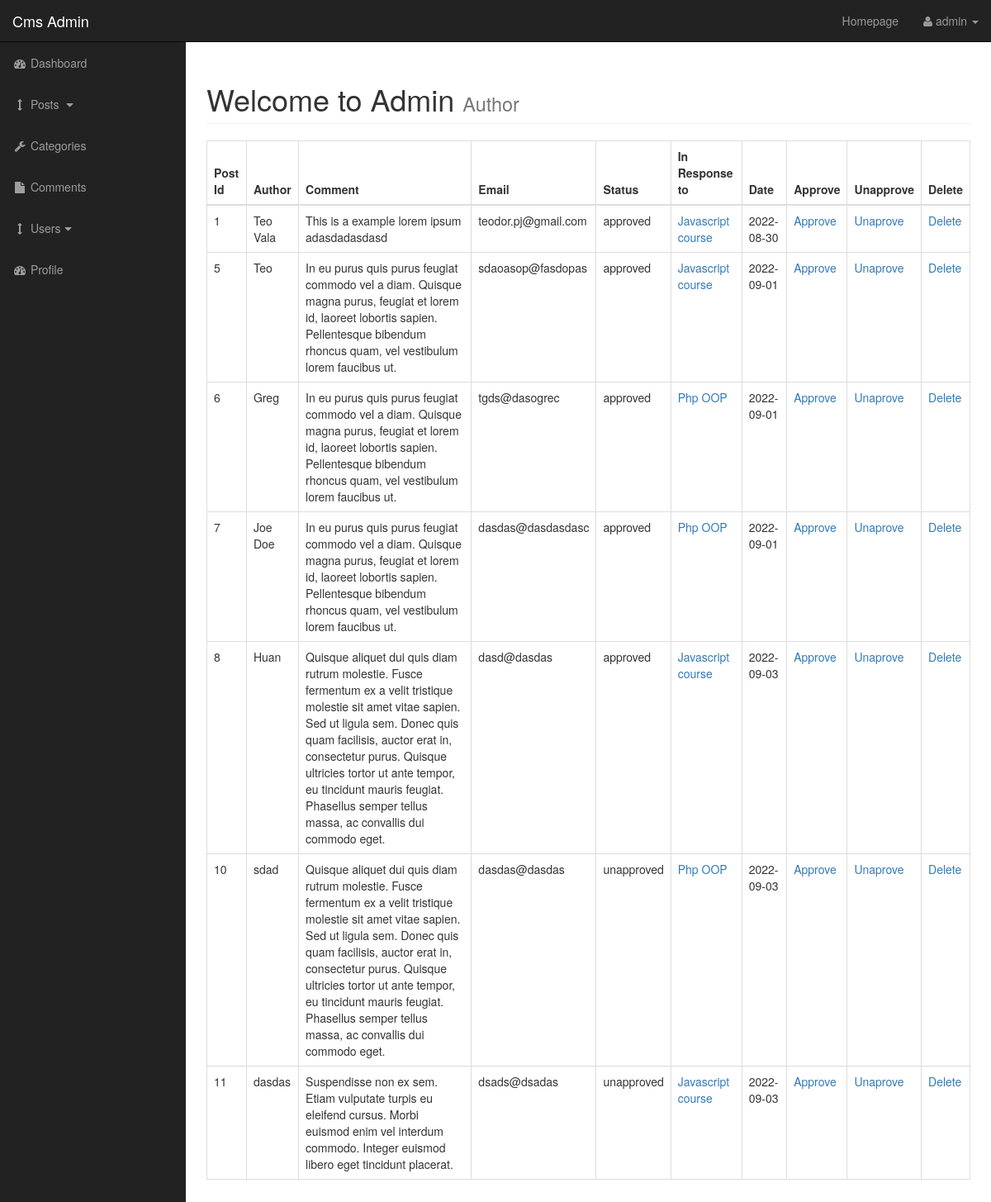
The app's page /admin/comments.php (signed in), older data.
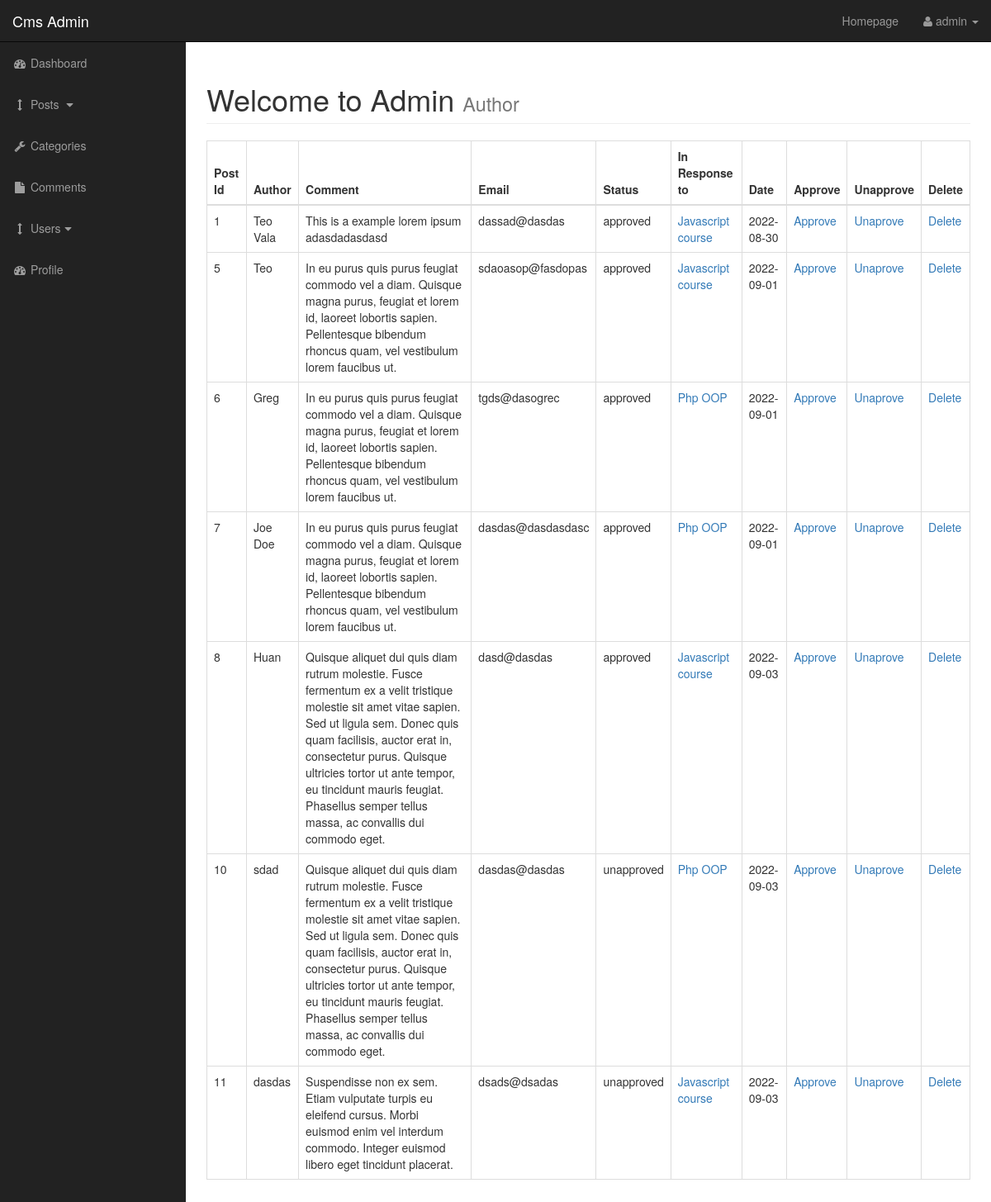
The same page, newer data.
### tables this page shows
CREATE TABLE `comments` (
  `comment_id` int(3) NOT NULL,
  `comment_post_id` int(3) NOT NULL,
  `comment_author` varchar(255) NOT NULL,
  `comment_email` varchar(255) NOT NULL,
  `comment_content` text NOT NULL,
  `comment_status` varchar(255) NOT NULL,
  `comment_date` date NOT NULL
);

CREATE TABLE `posts` (
  `post_id` int(3) NOT NULL,
  `post_category_id` varchar(3) NOT NULL,
  `post_title` varchar(255) NOT NULL,
  `post_author` varchar(255) NOT NULL,
  `post_date` date NOT NULL,
  `post_image` text NOT NULL,
  `post_content` text NOT NULL,
  `post_tags` varchar(255) NOT NULL,
  `post_comment_count` int(11) NOT NULL DEFAULT '0',
  `post_status` varchar(255) NOT NULL DEFAULT 'draft'
);

### admin/includes/view_all_comments.php (the view, shortened to what this page needs)
<table class="table table-bordered table-hover">
    <thead>
        <tr>
            <th>Post Id</th>
            <th>Author</th>
            <th>Comment</th>
            <th>Email</th>
            <th>Status</th>
            <th>In Response to</th>
            <th>Date</th>
            <th>Approve</th>
            <th>Unapprove</th>
            <th>Delete</th>
        </tr>
    </thead>
    <tbody
    <?php
        $query = "SELECT * FROM comments";
        $select_comments= mysqli_query($conn, $query);
        while ($row = mysqli_fetch_assoc($select_comments)) {
            $comment_id = $row['comment_id'];
            $comment_author = $row['comment_author'];
            $comment_post_id = $row['comment_post_id'];
            $comment_email = $row['comment_email'];
            $comment_content = $row['comment_content'];
            $comment_status = $row['comment_status'];
            $comment_date = $row['comment_date'];
            echo "<tr>
                   <td>$comment_id</td>
                   <td>$comment_author</td>
                   <td>$comment_content</td>
                   <td>$comment_email</td>
                   <td>$comment_status</td>";
               $query = "SELECT * FROM posts WHERE post_id=$comment_post_id";
               $select_post_id_query = mysqli_query($conn, $query);
               while($row = mysqli_fetch_assoc($select_post_id_query)){
                   $post_id = $row['post_id'];
                   $post_title = $row['post_title'];
                   echo "<td><a href='../post.php?p_id=$post_id'>$post_title</a></td>";
               }
                echo "<td>$comment_date</td>
                    <td><a href='comments.php?approve=$comment_id'>Approve</a></td>
                    <td><a href='comments.php?unapprove=$comment_id'>Unaprove</a></td>
                    <td><a href='comments.php?delete=$comment_id'>Delete</a></td>
            </tr>";
        }
    ?>
    </tbody>
</table>

### admin/includes/admin_header.php (shortened to what this page needs)
<!DOCTYPE html>
<html lang="en">
<head>
    <link href="css/bootstrap.min.css" rel="stylesheet">
    <link href="css/sb-admin.css" rel="stylesheet">
    <link href="font-awesome/css/font-awesome.min.css" rel="stylesheet" type="text/css">
</head>
<body>

### admin/comments.php (shortened to what this page needs)
<?php include "includes/admin_header.php";
?>
    <div id="wrapper">
    <?php include "includes/admin_navigation.php" ?>
    <div id="page-wrapper">
        <div class="container-fluid">
            <div class="row">
                <div class="col-lg-12">
                    <h1 class="page-header">
                        Welcome to Admin
                        <small>Author</small>
                    </h1>
                    <?php
                    if (isset($_GET['source'])){
                        $source = $_GET['source'];
                    }
                    else {
                        $source ='';
                    }
                    switch ($source){
                        default:
                            include "includes/view_all_comments.php";
                            break;
                    }
                    ?>
                </div>
            </div>
        </div>
    </div>
<?php include "includes/admin_footer.php" ?>

### admin/includes/admin_navigation.php (shortened to what this page needs)
<nav class="navbar navbar-inverse navbar-fixed-top" role="navigation">
    <div class="navbar-header">
        <a class="navbar-brand" href="index.php">Cms Admin</a>
    </div>
    <ul class="nav navbar-right top-nav">
        <li><a href="../index.php">Homepage</a></li>
        <li class="dropdown">
            <a href="#" class="dropdown-toggle" data-toggle="dropdown"><i class="fa fa-user"></i> <?php echo $_SESSION['username']; ?> <b class="caret"></b></a>
        </li>
    </ul>
    <div class="collapse navbar-collapse navbar-ex1-collapse">
        <ul class="nav navbar-nav side-nav">
            <li >
                <a href="index.php"><i class="fa fa-fw fa-dashboard"></i> Dashboard</a>
            </li>
            <li>
                <a href="javascript:;" data-toggle="collapse" data-target="#posts_dropdown"><i class="fa fa-fw fa-arrows-v"></i> Posts <i class="fa fa-fw fa-caret-down"></i></a>
            </li>
            <li>
                <a href="categories.php"><i class="fa fa-fw fa-wrench"></i> Categories</a>
            </li>
            <li >
                <a href="comments.php"><i class="fa fa-fw fa-file"></i> Comments</a>
            </li>
            <li>
                <a href="javascript:;" data-toggle="collapse" data-target="#demo"><i class="fa fa-fw fa-arrows-v"></i> Users<i class="fa fa-fw fa-caret-down"></i></a>
            </li>
            <li>
                <a href="profile.php"><i class="fa fa-fw fa-dashboard"></i> Profile</a>
            </li>
        </ul>
    </div>
</nav>

### admin/includes/admin_footer.php (shortened to what this page needs)
</div>
</body>
</html>

### admin/css/sb-admin.css (style rules this page uses)
body { margin-top: 100px; background-color: #222; }
@media (min-width:768px) { body { margin-top: 50px; } }
#wrapper { padding-left: 0; }
#page-wrapper { width: 100%; padding: 0; background-color: #fff; }
@media (min-width:768px) { #wrapper { padding-left: 225px; } }
@media (min-width:768px) { #page-wrapper { padding: 10px; } }
.top-nav { padding: 0 15px; }
.top-nav>li { display: inline-block; float: left; }
.top-nav>li>a { padding-top: 15px; padding-bottom: 15px; line-height: 20px; color: #999; }
@media (min-width:768px) { .side-nav { position: fixed; top: 51px; left: 225px; width: 225px; margin-left: -225px; border: none; border-radius: 0; overflow-y: auto; background-color: #222; } }
@media (min-width:768px) { .side-nav>li>a { width: 225px; } }

Row changes from the older to the newer data that the page shows:
changed comments "Teo Vala": comment_email "teodor.pj@gmail.com" → "dassad@dasdas"
